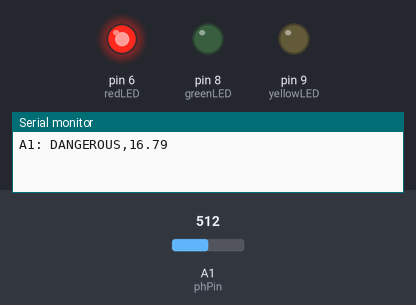
The sketch below on a simulated Arduino Uno, built with avr-gcc and run on an emulated ATmega328P. Shown: output pins drawn as LEDs (lit = HIGH), the last lines printed to the serial monitor. Inputs (shaded band) come from the test bench; at power-on: A1 (phPin) = 512.

Above: at 2.8 s.
2.9 s: A1 (phPin) set to 785
5.4 s: A1 (phPin) set to 807
At 6.6 s:
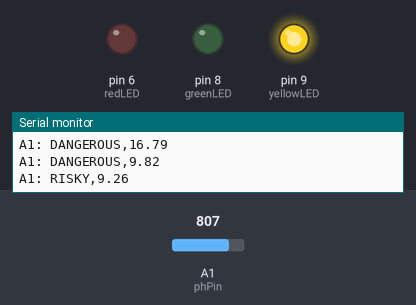
7.8 s: A1 (phPin) set to 848
At 9.4 s:
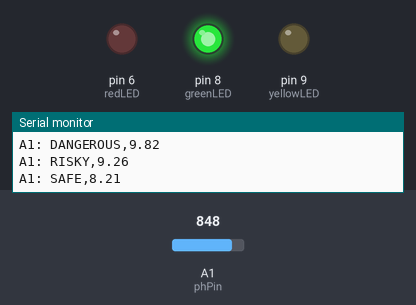
9.9 s: A1 (phPin) set to 716
At 11.3 s:
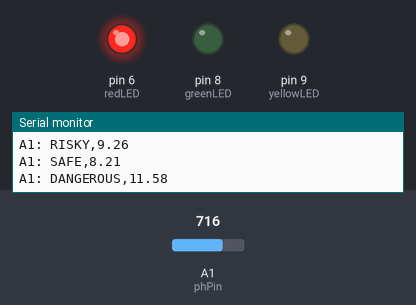
12.0 s: A1 (phPin) set to 900
At 13.8 s:
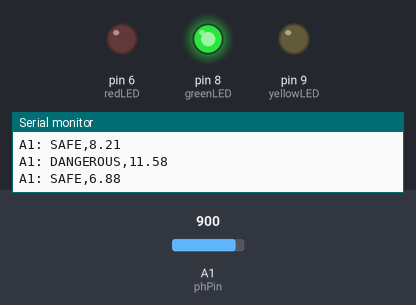
Timing chart, 0 to 15.1 s (numbered marks = the images above; inputs shaded):
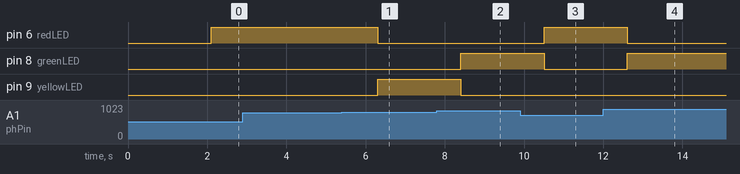

The sketch:

arduino1.ino
```cpp
/*

  Jessie Nouna, jnoun2, jnoun2@uic.edu
  Kyla Gonzalez, kgonza39, kgonza39@uic.edu
  Fariha Siyadath, fsiya2, fsiya2@uic.edu

  Group #42
  Project name: AquaScout

  Abstract
  Our project is a water quality sensor that will monitor the PH,
  the temperature, and the turbidity of water using the respective waterproof
  sensors. Information regarding the water quality will be displayed
  using buzzers, LEDs, an LCD screen. An accompanying UI, built with Processing,
  tracks metrics and sends alerts to view water quality over time. Through this
  project, we provide an avenue to continuously collect and display data on water
  quality for drinking water.

  File Summary
  This file instructs Arduino 1, which reads information from the pH sensor.
  It constructs a message containing the status and value reading to send to
  Arduino 2. It also updates its LEDs to provide a visual representation of the
  pH reading status.

*/

#include <SoftwareSerial.h>

// Define serial connections
SoftwareSerial mySerial(4, 3); // RX, TX

// pH configuration
const int phPin = A1;
const float VREF = 5.0;
const float PH_MULTIPLIER = -5.234;
const float PH_OFFSET = 29.88;
const int SAMPLE_COUNT = 10;

// LED pins
const int greenLED = 8;
const int yellowLED = 9;
const int redLED = 6;

// Timing variables
unsigned long lastSampleTime = 0;
unsigned long lastReadTime = 0;
unsigned long lastTempSendTime = 0;
const unsigned long sendInterval = 2000;
const unsigned long sampleDelay = 10;
const unsigned long tempSendInterval = 5000;

int buf[SAMPLE_COUNT];
int sampleIndex = 0;
bool sampling = false;

void setup() {
  Serial.begin(9600);    // Serial output for debugging
  mySerial.begin(9600);   // Serial connection for transmitting

  // Set LED pins for output
  pinMode(greenLED, OUTPUT);
  pinMode(yellowLED, OUTPUT);
  pinMode(redLED, OUTPUT);
}

void loop() {
  unsigned long now = millis();

  // Create a sampling cycle for the pH sensor readings
  if (!sampling && now - lastSampleTime >= sendInterval) {
    sampleIndex = 0;
    sampling = true;
    lastReadTime = now;
  }

  if (sampling && sampleIndex < SAMPLE_COUNT && now - lastReadTime >= sampleDelay) {
    buf[sampleIndex++] = analogRead(phPin);
    lastReadTime = now;
  }

  if (sampling && sampleIndex == SAMPLE_COUNT) {
    sampling = false;

    // Remove outlier readings
    for (int i = 0; i < SAMPLE_COUNT - 1; i++) {
      for (int j = i + 1; j < SAMPLE_COUNT; j++) {
        if (buf[i] > buf[j]) {
          int temp = buf[i];
          buf[i] = buf[j];
          buf[j] = temp;
        }
      }
    }

    // Average the middle values
    float avgValue = 0;
    for (int i = 2; i < SAMPLE_COUNT - 2; i++) {
      avgValue += buf[i];
    }
    avgValue /= (SAMPLE_COUNT - 4);

    // Convert the ADC value to voltage
    float voltage = avgValue * (VREF / 1024.0);
    // Apply the calibrated conversion to get pH
    float phValue = PH_MULTIPLIER * voltage + PH_OFFSET;

    // Determine ph reading status based on thresholds
    String phStatus;
    // Safe threshold
   if (phValue >= 6.5 && phValue <= 8.5) {
      phStatus = "SAFE";
      digitalWrite(greenLED, HIGH);
      digitalWrite(yellowLED, LOW);
      digitalWrite(redLED, LOW);
      // Risk threshold
    } else if ((phValue >= 5.5 && phValue < 6.5) || (phValue > 8.5 && phValue <= 9.5)) {
      phStatus = "RISKY";
      digitalWrite(greenLED, LOW);
      digitalWrite(yellowLED, HIGH);
      digitalWrite(redLED, LOW);
      // Dangerous threshold
    } else {
      phStatus = "DANGEROUS";
      digitalWrite(greenLED, LOW);
      digitalWrite(yellowLED, LOW);
      digitalWrite(redLED, HIGH);
    }

    // Create a message with the water status and pH value
    String phMessage = String(phStatus) + "," + String(phValue, 2);

    mySerial.println(phMessage); // output for debugging

    // Send water status and value to arduino 2
    Serial.println("A1: " + phMessage);

    lastSampleTime = now;
  }
}
```

Measured:
- the behaviour switches between 797 and 798 on A1 (phPin) (found by bisection; images 0 and 1)
- the behaviour switches between 836 and 837 on A1 (phPin) (found by bisection; images 1 and 2)
- after the input at 5.4 s, pin 6 (redLED): HIGH → LOW after 0.90 s; pin 9 (yellowLED): LOW → HIGH after 0.90 s
- after the input at 7.8 s, pin 8 (greenLED): LOW → HIGH after 0.60 s; pin 9 (yellowLED): HIGH → LOW after 0.60 s
- after the input at 9.9 s, pin 6 (redLED): LOW → HIGH after 0.60 s; pin 8 (greenLED): HIGH → LOW after 0.60 s
- after the input at 12.0 s, pin 6 (redLED): HIGH → LOW after 0.61 s; pin 8 (greenLED): LOW → HIGH after 0.61 s
